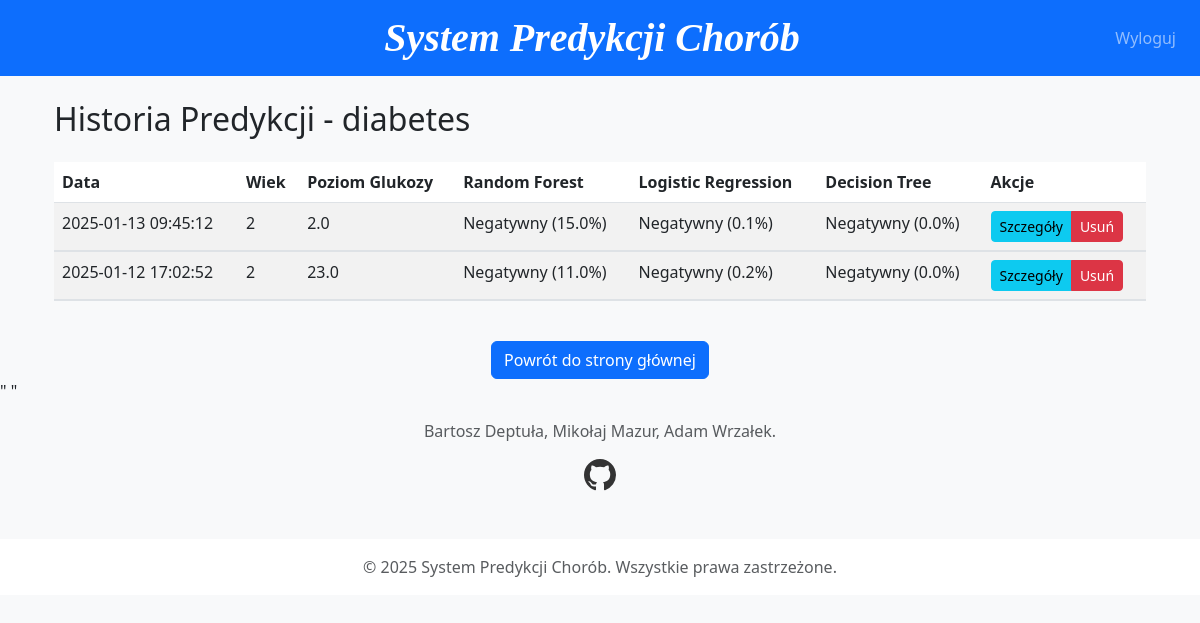
The page /history/diabetes (signed in) on the database its author committed.
### models.py (models this page shows)
class DiabetesPrediction(db.Model):
    id = db.Column(db.Integer, primary_key=True)
    user_id = db.Column(db.Integer, db.ForeignKey('user.id'), nullable=False)
    timestamp = db.Column(db.DateTime, default=datetime.utcnow)
    pregnancies = db.Column(db.Integer)
    glucose = db.Column(db.Float)
    blood_pressure = db.Column(db.Float)
    skin_thickness = db.Column(db.Float)
    insulin = db.Column(db.Float)
    bmi = db.Column(db.Float)
    diabetes_pedigree_function = db.Column(db.Float)
    age = db.Column(db.Integer)
    rf_prediction = db.Column(db.Integer)
    rf_probability = db.Column(db.Float)
    lr_prediction = db.Column(db.Integer)
    lr_probability = db.Column(db.Float)
    dt_prediction = db.Column(db.Integer)
    dt_probability = db.Column(db.Float)

### flask-app.py (the view)
@app.route('/history/<dataset_name>')
@login_required
def history(dataset_name):
    try:
        if dataset_name == 'heart_disease':
            predictions = HeartDiseasePrediction.query.filter_by(user_id=current_user.id).order_by(HeartDiseasePrediction.timestamp.desc()).all()
        elif dataset_name == 'diabetes':
            predictions = DiabetesPrediction.query.filter_by(user_id=current_user.id).order_by(DiabetesPrediction.timestamp.desc()).all()
        else:  # lung_cancer
            predictions = LungCancerPrediction.query.filter_by(user_id=current_user.id).order_by(LungCancerPrediction.timestamp.desc()).all()
        return render_template('history.html',
                               dataset_name=dataset_name,
                               predictions=predictions)
    except Exception as e:
        return render_template('error.html', error=str(e))

### flask-app.py (called while the page is built)
@login_manager.user_loader
def load_user(id):
    return User.query.get(int(id)) # Pobranie użytkownika z bazy danych po ID

### templates/history.html (shortened to what this page needs)
{% extends "base.html" %}
{% block content %}
<div class="container">
    <h2 class="mb-4">Historia Predykcji - {{ dataset_name }}</h2>
    <div class="table-responsive">
        <table class="table table-striped table-hover">
            <thead>
                <tr>
                    <th>Data</th>
                    {% if dataset_name == 'heart_disease' %}
                        <th>Wiek</th>
                        <th>Płeć</th>
                    {% elif dataset_name == 'diabetes' %}
                        <th>Wiek</th>
                        <th>Poziom Glukozy</th>
                    {% else %}
                        <th>Wiek</th>
                        <th>Płeć</th>
                    {% endif %}
                    <th>Random Forest</th>
                    <th>Logistic Regression</th>
                    <th>Decision Tree</th>
                    <th>Akcje</th>
                </tr>
            </thead>
            <tbody>
                {% for pred in predictions %}
                <tr>
                    <td>{{ pred.timestamp.strftime('%Y-%m-%d %H:%M:%S') }}</td>
                    {% if dataset_name == 'heart_disease' %}
                        <td>{{ pred.age }}</td>
                        <td>{{ "Mężczyzna" if pred.sex == 1 else "Kobieta" }}</td>
                    {% elif dataset_name == 'diabetes' %}
                        <td>{{ pred.age }}</td>
                        <td>{{ pred.glucose }}</td>
                    {% else %}
                        <td>{{ pred.age }}</td>
                        <td>{{ "Mężczyzna" if pred.gender == "M" else "Kobieta" }}</td>
                    {% endif %}
                    <td>
                        {{ "Pozytywny" if pred.rf_prediction == 1 else "Negatywny" }}
                        ({{ "%.1f"|format(pred.rf_probability * 100) }}%)
                    </td>
                    <td>
                        {{ "Pozytywny" if pred.lr_prediction == 1 else "Negatywny" }}
                        ({{ "%.1f"|format(pred.lr_probability * 100) }}%)
                    </td>
                    <td>
                        {{ "Pozytywny" if pred.dt_prediction == 1 else "Negatywny" }}
                        ({{ "%.1f"|format(pred.dt_probability * 100) }}%)
                    </td>
                    <td>
                        <div class="btn-group" role="group">
                            <button class="btn btn-sm btn-info" type="button"
                                    data-bs-toggle="collapse"
                                    data-bs-target="#details{{ pred.id }}"
                                    aria-expanded="false">
                                Szczegóły
                            </button>
                            <a href="{{ url_for('delete_prediction', dataset_name=dataset_name, prediction_id=pred.id) }}"
                               class="btn btn-sm btn-danger"
                               onclick="return confirm('Czy na pewno chcesz usunąć tę predykcję?')">
                                Usuń
                            </a>
                        </div>
                    </td>
                </tr>
                <tr>
                    <td colspan="7" class="p-0">
                    </td>
                </tr>
                {% endfor %}
            </tbody>
        </table>
    </div>
    <div class="text-center mt-4">
        <a href="/" class="btn btn-primary">Powrót do strony głównej</a>
    </div>
</div>
{% endblock %}

### rows shown on the page
DiabetesPrediction: timestamp "2025-01-13 09:45:12", age "2", glucose "2.0", rf_prediction "Negatywny", pred.rf_probability*100 "15.0", lr_prediction "Negatywny", pred.lr_probability*100 "0.1", dt_prediction "Negatywny", pred.dt_probability*100 "0.0"
DiabetesPrediction: timestamp "2025-01-12 17:02:52", age "2", glucose "23.0", rf_prediction "Negatywny", pred.rf_probability*100 "11.0", lr_prediction "Negatywny", pred.lr_probability*100 "0.2", dt_prediction "Negatywny", pred.dt_probability*100 "0.0"

### other values the page prints
{{ dataset_name }} "diabetes"
